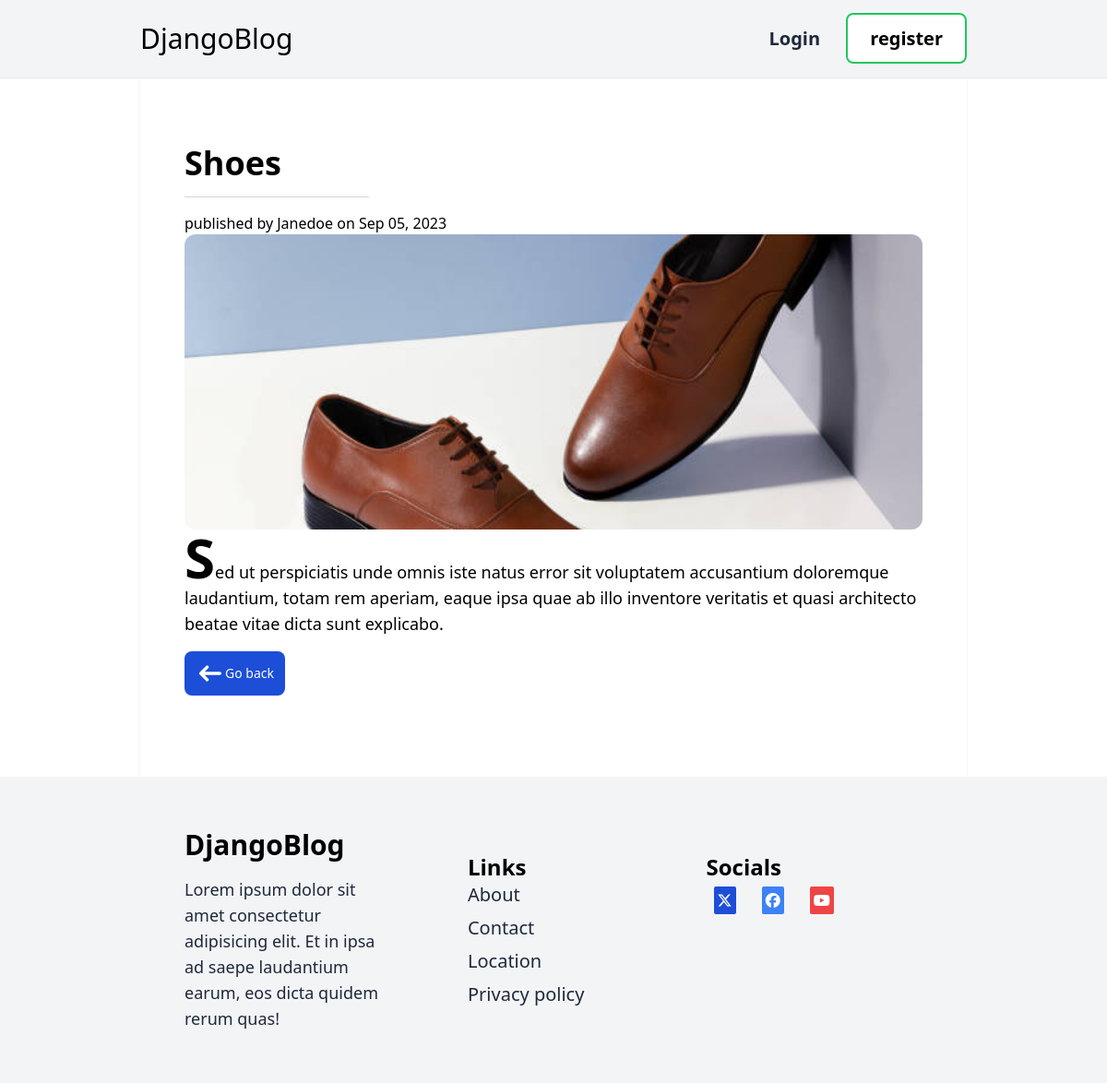
Screenshot of /post/shoes/ with the database file from the repository.
### blog/models.py (models this page shows, shortened)
class Post(models.Model):
    title=models.CharField(max_length=200)
    image=models.ImageField(upload_to='image',blank=True,null=True)
    content=models.TextField()
    author=models.ForeignKey('auth.User',on_delete=models.CASCADE)
    published_at=models.DateTimeField(auto_now_add=True)
    updated_at=models.DateTimeField(auto_now=True)
    slug=models.SlugField(max_length=200,default='',blank=True)
    class Meta:
        ordering=['-published_at']

### blog/views.py (the view)
# urls.py: path('post/<slug:slug>/',BlogDetailView.as_view(),name='detail'),
class BlogDetailView(DetailView):
    model=Post
    template_name='blog/post_detail.html'

### blog/templates/blog/post_detail.html (shortened to what this page needs)
{% extends 'blog/base.html' %}
{% block content %}
<div class="max-w-4xl mx-auto py-12 px-6  shadow">
    <div class="p-6">
        <h2 class="text-4xl font-semibold">{{post.title}}</h2>
        <hr class="border-t border-gray-300 my-4 w-1/4">
        <p>published by <span class="font-medium">{{post.author|title}}</span> on <span class="font-medium">{{post.published_at | date:"M d, Y"}}</span></p>
        {% if post.image %}
        <img src="{{post.image.url}}" alt="{{post.title}}" class="object-center object-cover h-80 w-full rounded-xl ">
        {% endif  %}
        <p class="first-letter:text-6xl first-letter:font-bold text-lg block">{{post.content}}</p>
        <div class="flex justify-between items-center flex-col sm:flex-row">
            <a href="{% url 'blog:home' %}" class=" my-4 inline-flex items-center px-3 py-2 text-sm font-medium text-center text-white bg-blue-700 rounded-lg hover:bg-blue-800 focus:ring-4 focus:outline-none focus:ring-blue-300 dark:bg-blue-600 dark:hover:bg-blue-700 dark:focus:ring-blue-800">
                <svg class="w-6 h-6 text-white m-1 dark:text-white" aria-hidden="true" xmlns="http://www.w3.org/2000/svg" fill="none" viewBox="0 0 14 10">
                    <path stroke="currentColor" stroke-linecap="round" stroke-linejoin="round" stroke-width="2" d="M13 5H1m0 0 4 4M1 5l4-4"/>
                  </svg>
                Go back
            </a>
        </div>
    </div>
</div>
{% endblock %}

### rows the page displays
Post: title "Shoes", author "Janedoe", published_at "Sep 05, 2023", image (picture), content "Sed ut perspiciatis unde omnis iste natus error sit voluptatem accusantium doloremque laudantium, totam rem aperiam, eaque ipsa quae ab illo inventore veritatis et quasi architecto beatae vitae dicta sunt explicabo."
